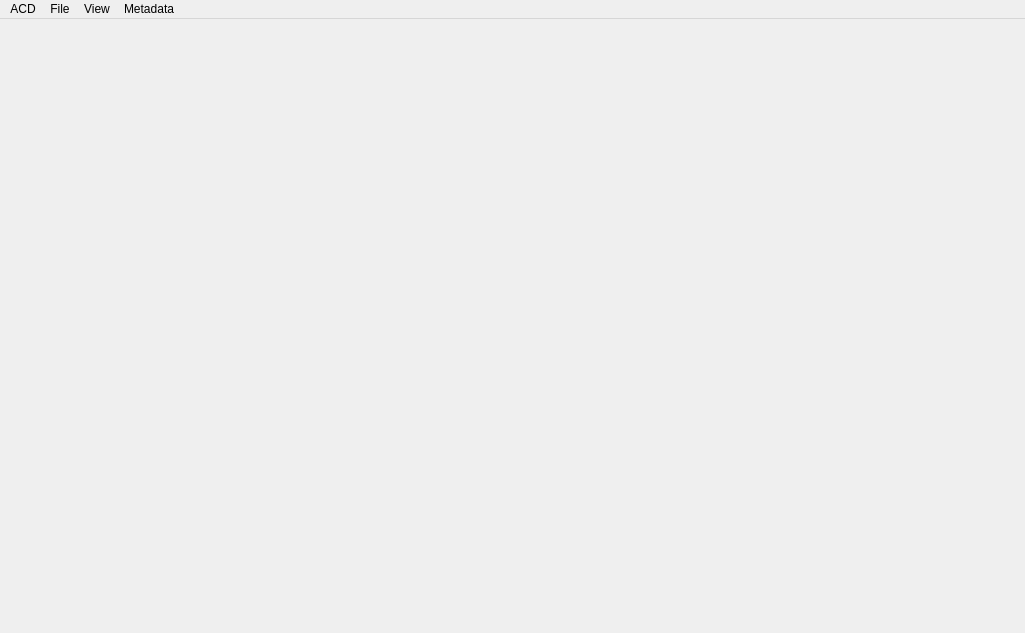
<?xml version="1.0" encoding="UTF-8"?>
<ui version="4.0">
 <class>MainWindow</class>
 <widget class="QMainWindow" name="MainWindow">
  <property name="geometry">
   <rect>
    <x>0</x>
    <y>0</y>
    <width>1025</width>
    <height>633</height>
   </rect>
  </property>
  <property name="windowTitle">
   <string>krbkACD (filemanager)</string>
  </property>
  <widget class="QWidget" name="centralwidget">
   <layout class="QVBoxLayout" name="verticalLayout_2">
    <property name="margin">
     <number>0</number>
    </property>
    <item>
     <widget class="QStackedWidget" name="stackedWidget">
      <property name="currentIndex">
       <number>0</number>
      </property>
      <widget class="FileManagerPage" name="fsManagerPage"/>
      <widget class="ImageViewManager" name="ivManagerPage"/>
      <widget class="MetadataTreeViewPage" name="metadataViewPage"/>
     </widget>
    </item>
   </layout>
  </widget>
  <widget class="QMenuBar" name="menubar">
   <property name="geometry">
    <rect>
     <x>0</x>
     <y>0</y>
     <width>1025</width>
     <height>21</height>
    </rect>
   </property>
   <widget class="QMenu" name="menuFile">
    <property name="title">
     <string>ACD</string>
    </property>
    <addaction name="actionQuit"/>
   </widget>
   <widget class="QMenu" name="menuView">
    <property name="title">
     <string>File</string>
    </property>
    <addaction name="actionShowIcons"/>
    <addaction name="actionShowHidden"/>
    <addaction name="actionShowSecondBrowser"/>
    <addaction name="actionShowInfo"/>
    <addaction name="separator"/>
    <addaction name="actionNextFile"/>
    <addaction name="actionPreviousFile"/>
    <addaction name="separator"/>
    <addaction name="actionRenameFiles"/>
    <addaction name="actionCopyFiles"/>
    <addaction name="actionMoveFiles"/>
    <addaction name="actionDeleteFiles"/>
    <addaction name="actionMkDir"/>
   </widget>
   <widget class="QMenu" name="menuView_2">
    <property name="title">
     <string>View</string>
    </property>
    <addaction name="actionViewImage"/>
    <addaction name="actionFullScreen"/>
   </widget>
   <widget class="QMenu" name="menuMetadata">
    <property name="title">
     <string>Metadata</string>
    </property>
    <addaction name="actionViewMetadata"/>
    <addaction name="actionViewImageRegions"/>
   </widget>
   <addaction name="menuFile"/>
   <addaction name="menuView"/>
   <addaction name="menuView_2"/>
   <addaction name="menuMetadata"/>
  </widget>
  <action name="actionQuit">
   <property name="text">
    <string>Quit</string>
   </property>
  </action>
  <action name="actionShowIcons">
   <property name="checkable">
    <bool>true</bool>
   </property>
   <property name="text">
    <string>Show Icons</string>
   </property>
  </action>
  <action name="actionShowHidden">
   <property name="checkable">
    <bool>true</bool>
   </property>
   <property name="text">
    <string>Show Hidden</string>
   </property>
  </action>
  <action name="actionShowSecondBrowser">
   <property name="checkable">
    <bool>true</bool>
   </property>
   <property name="text">
    <string>Show 2nd file browser</string>
   </property>
  </action>
  <action name="actionCopyFiles">
   <property name="text">
    <string>Copy File(s)</string>
   </property>
   <property name="shortcut">
    <string>F5</string>
   </property>
  </action>
  <action name="actionMoveFiles">
   <property name="text">
    <string>Move File(s)</string>
   </property>
   <property name="shortcut">
    <string>F6</string>
   </property>
  </action>
  <action name="actionDeleteFiles">
   <property name="text">
    <string>Delete File(s)</string>
   </property>
   <property name="shortcut">
    <string>F8</string>
   </property>
  </action>
  <action name="actionRenameFiles">
   <property name="text">
    <string>Rename File(s)</string>
   </property>
   <property name="shortcut">
    <string>Ctrl+R</string>
   </property>
  </action>
  <action name="actionMkDir">
   <property name="text">
    <string>Create Directory</string>
   </property>
   <property name="shortcut">
    <string>F7</string>
   </property>
  </action>
  <action name="actionNextFile">
   <property name="text">
    <string>Next</string>
   </property>
   <property name="shortcut">
    <string>Right</string>
   </property>
  </action>
  <action name="actionPreviousFile">
   <property name="text">
    <string>Previous</string>
   </property>
   <property name="shortcut">
    <string>Left</string>
   </property>
  </action>
  <action name="actionShowInfo">
   <property name="checkable">
    <bool>true</bool>
   </property>
   <property name="text">
    <string>Show Info</string>
   </property>
   <property name="shortcut">
    <string>Ctrl+I</string>
   </property>
  </action>
  <action name="actionViewImage">
   <property name="text">
    <string>View Image</string>
   </property>
   <property name="toolTip">
    <string>View Image</string>
   </property>
   <property name="shortcut">
    <string>F3</string>
   </property>
  </action>
  <action name="actionViewMetadata">
   <property name="text">
    <string>View Metadata</string>
   </property>
   <property name="toolTip">
    <string>View Metadata</string>
   </property>
   <property name="shortcut">
    <string>F2</string>
   </property>
  </action>
  <action name="actionFullScreen">
   <property name="checkable">
    <bool>true</bool>
   </property>
   <property name="text">
    <string>Full Screen</string>
   </property>
   <property name="shortcut">
    <string>F</string>
   </property>
  </action>
  <action name="actionViewImageRegions">
   <property name="checkable">
    <bool>true</bool>
   </property>
   <property name="text">
    <string>View Image Regions</string>
   </property>
  </action>
 </widget>
 <customwidgets>
  <customwidget>
   <class>FileManagerPage</class>
   <extends>QWidget</extends>
   <header location="global">FileManagerPage.h</header>
   <container>1</container>
  </customwidget>
  <customwidget>
   <class>ImageViewManager</class>
   <extends>QWidget</extends>
   <header location="global">ImageViewManager.h</header>
   <container>1</container>
  </customwidget>
  <customwidget>
   <class>MetadataTreeViewPage</class>
   <extends>QWidget</extends>
   <header>MetadataTreeViewPage.h</header>
   <container>1</container>
  </customwidget>
 </customwidgets>
 <resources/>
 <connections/>
</ui>
